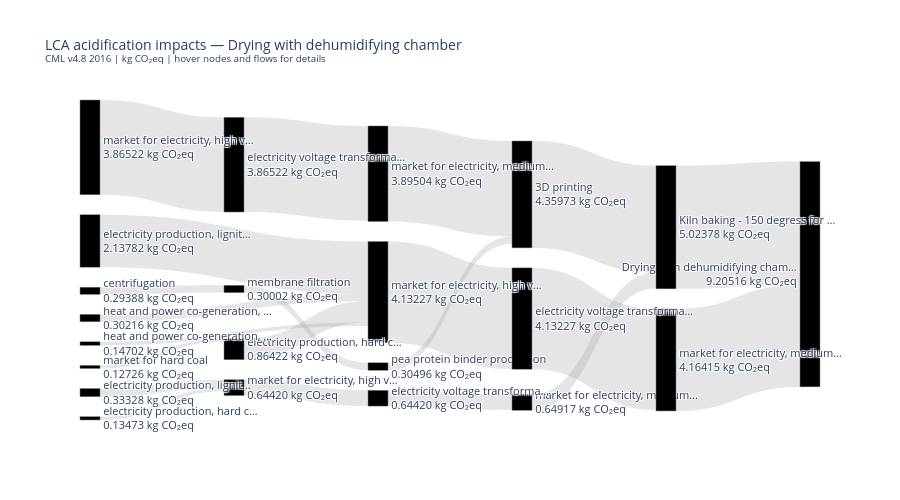

Notebook cell for this chart:
### Code cell
import plotly.graph_objects as go
import pandas as pd

# --- build node and link lists for Sankey ---
labels = ca["label"].tolist()
label_to_idx = {l: i for i, l in enumerate(labels)}

# short display names (truncate long ecoinvent names)
def short_name(name, maxlen=30):
    return name if len(name) <= maxlen else name[:maxlen] + "…"

display_names = [short_name(row["name"]) + f"<br>{row['score']:.5f} kg CO₂eq"
                 for _, row in ca.iterrows()]

sources, targets, values, link_labels = [], [], [], []

for _, row in ca.iterrows():
    if row["parent"] is None:
        continue
    src = label_to_idx[row["label"]]      # child → parent (reversed)
    tgt = label_to_idx[row["parent"]]
    sources.append(src)
    targets.append(tgt)
    values.append(row["score"])
    link_labels.append(
        f"{short_name(row['name'], 25)} → "
        f"{ca.loc[ca.label==row['parent'], 'name'].values[0][:25]}<br>"
        f"{row['score']:.5f} kg CO₂eq ({row['fraction']*100:.1f}%)"
    )

fig = go.Figure(go.Sankey(
    arrangement="snap",
    node=dict(
        pad=20,
        thickness=20,
        line=dict(color="grey", width=0.5),
        label=display_names,
        color="#000000",
    ),
    link=dict(
        source=sources,
        target=targets,
        value=values,
        label=link_labels,
        color="rgba(150,150,150,0.25)",
    ),
))

fig.update_layout(
    title=dict(
        text="LCA acidification impacts — Drying with dehumidifying chamber<br>"
             "<sup>CML v4.8 2016 | kg CO₂eq | hover nodes and flows for details</sup>",
        font_size=14,
    ),
    font_size=11,
    height=500,
)

fig.show()

### Figure 1 — Plotly figure (JSON) as saved in the notebook; plotly's stock layout.template omitted (floating-point values rounded to 4 significant figures)
{"data": [{"arrangement": "snap", "link": {"color": "rgba(150,150,150,0.25)", "label": ["Kiln baking - 150 degress… → Drying with dehumidifying<br>5.02378 kg CO₂eq (54.6%)", "3D printing → Kiln baking - 150 degress<br>4.35973 kg CO₂eq (47.4%)", "market for electricity, m… → 3D printing<br>3.89504 kg CO₂eq (42.3%)", "electricity voltage trans… → market for electricity, m<br>3.86522 kg CO₂eq (42.0%)", "market for electricity, h… → electricity voltage trans<br>3.86522 kg CO₂eq (42.0%)", "pea protein binder produc… → 3D printing<br>0.30496 kg CO₂eq (3.3%)", "membrane filtration → pea protein binder produc<br>0.30002 kg CO₂eq (3.3%)", "centrifugation → membrane filtration<br>0.29388 kg CO₂eq (3.2%)", "market for electricity, m… → Kiln baking - 150 degress<br>0.64917 kg CO₂eq (7.1%)", "electricity voltage trans… → market for electricity, m<br>0.64420 kg CO₂eq (7.0%)", "market for electricity, h… → electricity voltage trans<br>0.64420 kg CO₂eq (7.0%)", "electricity production, l… → market for electricity, h<br>0.33328 kg CO₂eq (3.6%)", "electricity production, h… → market for electricity, h<br>0.13473 kg CO₂eq (1.5%)", "market for electricity, m… → Drying with dehumidifying<br>4.16415 kg CO₂eq (45.2%)", "electricity voltage trans… → market for electricity, m<br>4.13227 kg CO₂eq (44.9%)", "market for electricity, h… → electricity voltage trans<br>4.13227 kg CO₂eq (44.9%)", "heat and power co-generat… → market for electricity, h<br>0.30216 kg CO₂eq (3.3%)", "electricity production, l… → market for electricity, h<br>2.13782 kg CO₂eq (23.2%)", "electricity production, h… → market for electricity, h<br>0.86422 kg CO₂eq (9.4%)", "market for hard coal → electricity production, h<br>0.12726 kg CO₂eq (1.4%)", "heat and power co-generat… → market for electricity, h<br>0.14702 kg CO₂eq (1.6%)"], "source": [1, 2, 3, 4, 5, 6, 7, 8, 9, 10, 11, 12, 13, 14, 15, 16, 17, 18, 19, 20, 21], "target": [0, 1, 2, 3, 4, 2, 6, 7, 1, 9, 10, 11, 11, 0, 14, 15, 16, 16, 16, 19, 16], "value": [5.024, 4.36, 3.895, 3.865, 3.865, 0.305, 0.3, 0.2939, 0.6492, 0.6442, 0.6442, 0.3333, 0.1347, 4.164, 4.132, 4.132, 0.3022, 2.138, 0.8642, 0.1273, 0.147]}, "node": {"color": "#000000", "label": ["Drying with dehumidifying cham…<br>9.20516 kg CO₂eq", "Kiln baking - 150 degress for …<br>5.02378 kg CO₂eq", "3D printing<br>4.35973 kg CO₂eq", "market for electricity, medium…<br>3.89504 kg CO₂eq", "electricity voltage transforma…<br>3.86522 kg CO₂eq", "market for electricity, high v…<br>3.86522 kg CO₂eq", "pea protein binder production<br>0.30496 kg CO₂eq", "membrane filtration<br>0.30002 kg CO₂eq", "centrifugation<br>0.29388 kg CO₂eq", "market for electricity, medium…<br>0.64917 kg CO₂eq", "electricity voltage transforma…<br>0.64420 kg CO₂eq", "market for electricity, high v…<br>0.64420 kg CO₂eq", "electricity production, lignit…<br>0.33328 kg CO₂eq", "electricity production, hard c…<br>0.13473 kg CO₂eq", "market for electricity, medium…<br>4.16415 kg CO₂eq", "electricity voltage transforma…<br>4.13227 kg CO₂eq", "market for electricity, high v…<br>4.13227 kg CO₂eq", "heat and power co-generation, …<br>0.30216 kg CO₂eq", "electricity production, lignit…<br>2.13782 kg CO₂eq", "electricity production, hard c…<br>0.86422 kg CO₂eq", "market for hard coal<br>0.12726 kg CO₂eq", "heat and power co-generation, …<br>0.14702 kg CO₂eq"], "line": {"color": "grey", "width": 0.5}, "pad": 20, "thickness": 20}, "type": "sankey"}], "layout": {"font": {"size": 11}, "height": 500, "title": {"font": {"size": 14}, "text": "LCA acidification impacts — Drying with dehumidifying chamber<br><sup>CML v4.8 2016 | kg CO₂eq | hover nodes and flows for details</sup>"}}}
